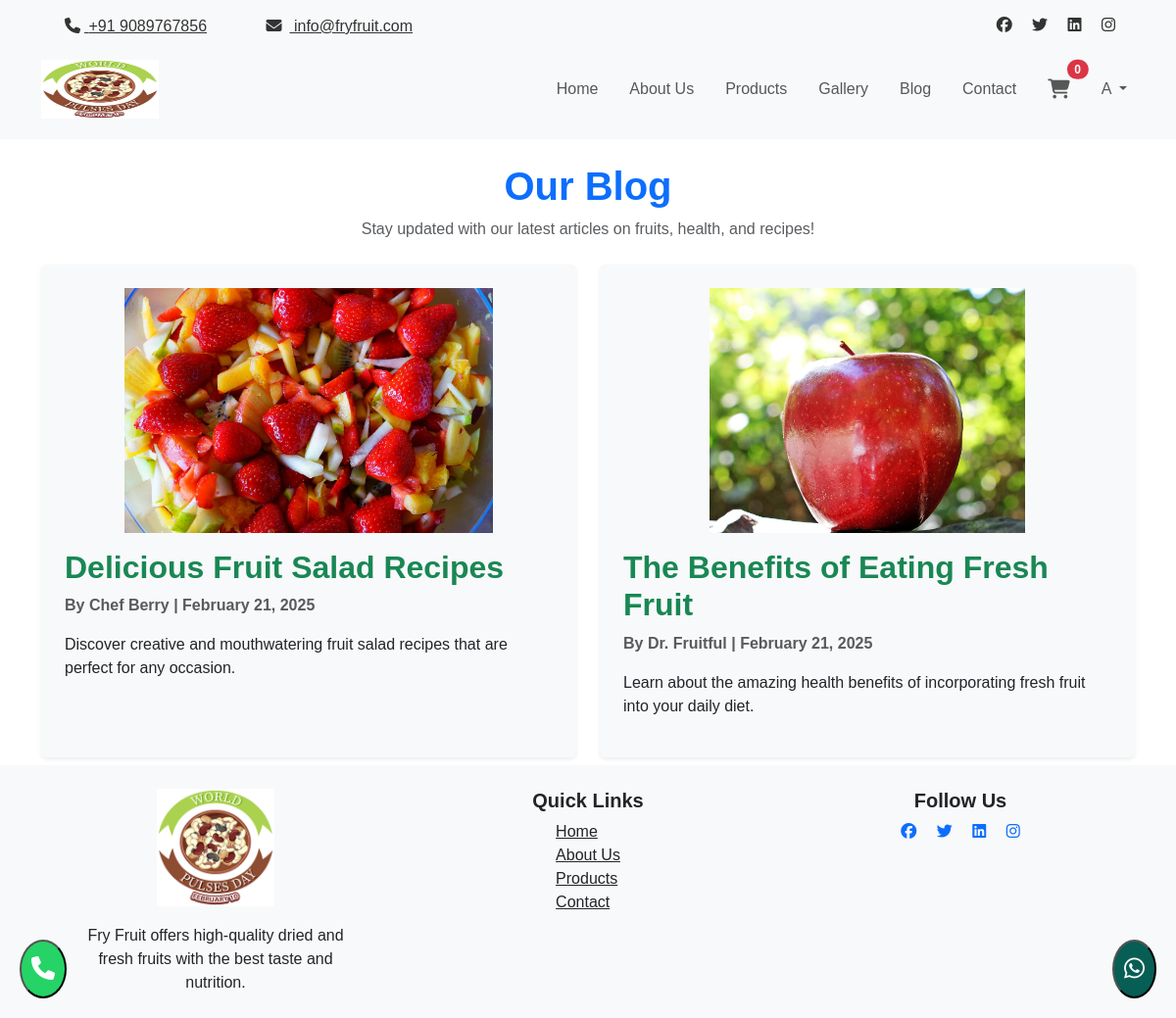
Page /blog/ (signed in) on the committed database.
### shop/models.py (models this page shows, shortened)
class Blog(models.Model):
    title = models.CharField(max_length=200)
    author = models.CharField(max_length=100)
    content = models.TextField()
    publish_date = models.DateTimeField(auto_now_add=True)
    updated_at = models.DateTimeField(auto_now=True)
    image = models.ImageField(upload_to='blog_images/', blank=True, null=True)

### shop/views.py (the view)
# urls.py: path('blog/', blog, name='blog'),
def blog(request):
    blogs = Blog.objects.all().order_by('-publish_date')  # Fetching blog posts and ordering by the publish date
    return render(request, 'shop/blog.html', {'blogs': blogs})

### shop/context_processors.py (called while the page is built)
def cart_count(request):
    if request.user.is_authenticated:
        cart_items_count = sum(item.quantity for item in CartItem.objects.filter(user=request.user))
    else:
        cart_items_count = 0
    return {'cart_items_count': cart_items_count}

### shop/templates/shop/blog.html (shortened to what this page needs)
{% extends 'base.html' %}
{% load static %}
{% block content %}
<div class="container mt-4">
    <h1 class="text-center fw-bold text-primary">Our Blog</h1>
    <p class="text-center text-muted">Stay updated with our latest articles on fruits, health, and recipes!</p>
    <div class="row" id="blog-list">
        {% for blog in blogs %}
            <div class="col-md-6 mt-2 mb-2 d-flex align-items-stretch" id="blog-card-{{ blog.id }}">
                <div class="blog-card p-4 rounded shadow-sm bg-light d-flex flex-column">
                    {% if blog.image %}
                        <div class="overflow-hidden rounded mb-3" style="height: 250px;">
                            <img src="{{ blog.image.url }}" alt="Blog Image" class="img-fluid w-100 h-100 object-fit-contain">
                        </div>
                    {% endif %}
                    <h2 class="fw-bold text-success">{{ blog.title }}</h2>
                    <p class="text-muted"><strong>By {{ blog.author }} | {{ blog.publish_date|date:"F j, Y" }}</strong></p>
                    <p class="text-dark">
                        {{ blog.content }}
                    </p>
                </div>
            </div>
        {% empty %}
            <p class="text-center">No blogs available.</p>
        {% endfor %}
    </div>
</div>
{% endblock %}

### shop/templates/base.html (shortened to what this page needs)
<!DOCTYPE html>
{% load static %}
<html lang="en">
<head>
    <link href="https://cdn.jsdelivr.net/npm/bootstrap@5.3.2/dist/css/bootstrap.min.css" rel="stylesheet">
    <link rel="stylesheet" href="https://cdnjs.cloudflare.com/ajax/libs/font-awesome/6.5.1/css/all.min.css">
    <link rel="stylesheet" href="https://cdnjs.cloudflare.com/ajax/libs/aos/2.3.4/aos.css">
    <link rel="stylesheet" href="{% static 'css/style.css' %}">
</head>
<body>
<div class="topbar" id="topbar">
    <div class="container d-flex justify-content-between">
        <div class="contact-info text-dark ">
            <a href="tel:+91 9089767856" class="me-5 "><i class="fas fa-phone m-1"></i> +91 9089767856</a>
            <a href="mailto:info@fryfruit.com"><i class="fas fa-envelope m-2"></i> info@fryfruit.com</a>
        </div>
        <div class="social-media">
            <a href="#" class="facebook me-3"><i class="fab fa-facebook"></i></a>
            <a href="#" class="twitter me-3"><i class="fab fa-twitter"></i></a>
            <a href="#" class="linkedin me-3"><i class="fab fa-linkedin"></i></a>
            <a href="#" class="instagram"><i class="fab fa-instagram"></i></a>
        </div>
    </div>
</div>
<nav class="navbar navbar-expand-lg navbar-light bg-light py-3">
    <div class="container">
        <a class="navbar-brand" href="{% url 'home' %}">
            <img src="{% static 'images/frylogo.ico' %}" alt="Fry Fruit Logo" style="width: 120px; max-height: 60px;">
        </a>
        <div class="collapse navbar-collapse" id="navbarNav">
            <ul class="navbar-nav ms-auto gap-3">
                <li class="nav-item"><a class="nav-link" href="{% url 'home' %}">Home</a></li>
                <li class="nav-item"><a class="nav-link" href="{% url 'about' %}">About Us</a></li>
                <li class="nav-item"><a class="nav-link" href="{% url 'products' %}">Products</a></li>
                <li class="nav-item"><a class="nav-link" href="{% url 'gallery' %}">Gallery</a></li>
                <li class="nav-item"><a class="nav-link" href="{% url 'blog' %}">Blog</a></li>
                <li class="nav-item"><a class="nav-link" href="{% url 'contact' %}">Contact</a></li>
                <li class="nav-item">
                    <a class="nav-link position-relative" href="{% url 'cart' %}">
                        <i class="fas fa-shopping-cart fa-lg"></i>
                        <span class="position-absolute top-0 start-100 translate-middle badge rounded-pill bg-danger">
                            {{ cart_items_count|default:0 }}
                        </span>
                    </a>
                </li>
                {% if user.is_authenticated %}
                <li class="nav-item dropdown">
                    <a class="nav-link dropdown-toggle" href="#" id="userDropdown" role="button"
                       data-bs-toggle="dropdown">
                        <span class="user-initial">{{ user.username|slice:":1" }}</span>
                    </a>
                </li>
                {% else %}
                <li class="nav-item"><a class="nav-link" href="{% url 'login' %}"><i class="fas fa-sign-in-alt"></i>
                    Login</a></li>
                {% endif %}
            </ul>
        </div>
    </div>
</nav>
<div class="mt-2">
    {% block content %}{% endblock %}
</div>
<footer class="bg-light text-dark py-4">
    <div class="container">
        <div class="row d-flex justify-content-between align-items-start text-center text-md-left">
            <div class="col-md-4 d-flex flex-column text-center">
                <img src="{% static 'images/frylogo.ico' %}" alt="Fry Fruit Logo" class="mx-auto"
                     style="width: 120px; margin-bottom: 10px;">
                <p class="mt-2" style="max-width: 300px; margin: 0 auto;">Fry Fruit offers high-quality dried and fresh
                    fruits with the best taste and nutrition.</p>
            </div>
            <div class="col-md-4 d-flex flex-column align-items-center align-items-md-center">
                <h5 class="fw-bold">Quick Links</h5>
                <ul class="list-unstyled text-start">
                    <li><a href="{% url 'home' %}" class="text-dark">Home</a></li>
                    <li><a href="{% url 'about' %}" class="text-dark">About Us</a></li>
                    <li><a href="{% url 'products' %}" class="text-dark">Products</a></li>
                    <li><a href="{% url 'contact' %}" class="text-dark">Contact</a></li>
                </ul>
            </div>
            <div class="col-md-4 d-flex flex-column align-items-center">
                <h5 class="fw-bold">Follow Us</h5>
                <div class="social-media">
                    <a href="#" class="facebook me-3"><i class="fab fa-facebook"></i></a>
                    <a href="#" class="twitter me-3"><i class="fab fa-twitter"></i></a>
                    <a href="#" class="linkedin me-3"><i class="fab fa-linkedin"></i></a>
                    <a href="#" class="instagram"><i class="fab fa-instagram"></i></a>
                </div>
            </div>
        </div>
    </div>
</footer>
<a href="tel:+919089767856">
    <button class="floating-btn phone">
        <i class="fas fa-phone"></i>
    </button>
</a>
<a href="https://wa.me/919089767856">
    <button class="floating-btn whatsapp">
        <i class="fab fa-whatsapp"></i>
    </button>
</a>
</body>
</html>

### shop/static/css/style.css (style rules this page uses)
body { font-family: sans-serif; }
.navbar-brand img { max-height: 50px; }

### shop/templates/base.html (style rules this page uses)
.floating-btn { position: fixed; bottom: 20px; z-index: 9999; font-size: 24px; padding: 10px; border-radius: 50%; background-color: #25D366; color: white; }
.floating-btn.phone { left: 20px; }
.floating-btn.whatsapp { right: 20px; background-color: #075e54; }
.topbar { background-color: #f8f9fa; padding: 5px 0; position: fixed; top: 0; left: 0; right: 0; z-index: 999; width: 100%; transition: top 0.3s; margin-bottom: 0; }
.topbar .contact-info a { margin-right: 100px; }
.topbar .social-media a { margin-right: 20px; }
.topbar .contact-info a, .topbar .social-media a { color: #333 !important; }
.topbar { padding: 10px 0; }
.topbar .container { display: flex; justify-content: space-between; align-items: center; }
.topbar .contact-info { margin-left: 20px; }
.topbar .social-media { margin-left: 20px; }
body { padding-top: 40px; }
.topbar + nav { margin-top: 0; }
.topbar { z-index: 999; }

### rows in the picture
Blog: image (picture), title "Delicious Fruit Salad Recipes", author "Chef Berry", publish_date "February 21, 2025", content "Discover creative and mouthwatering fruit salad recipes that are perfect for any occasion."
Blog: image (picture), title "The Benefits of Eating Fresh Fruit", author "Dr. Fruitful", publish_date "February 21, 2025", content "Learn about the amazing health benefits of incorporating fresh fruit into your daily diet."

### other values in the picture
{{ cart_items_count|default:0 }} "0"
{{ user.username|slice:":1" }} "A"
